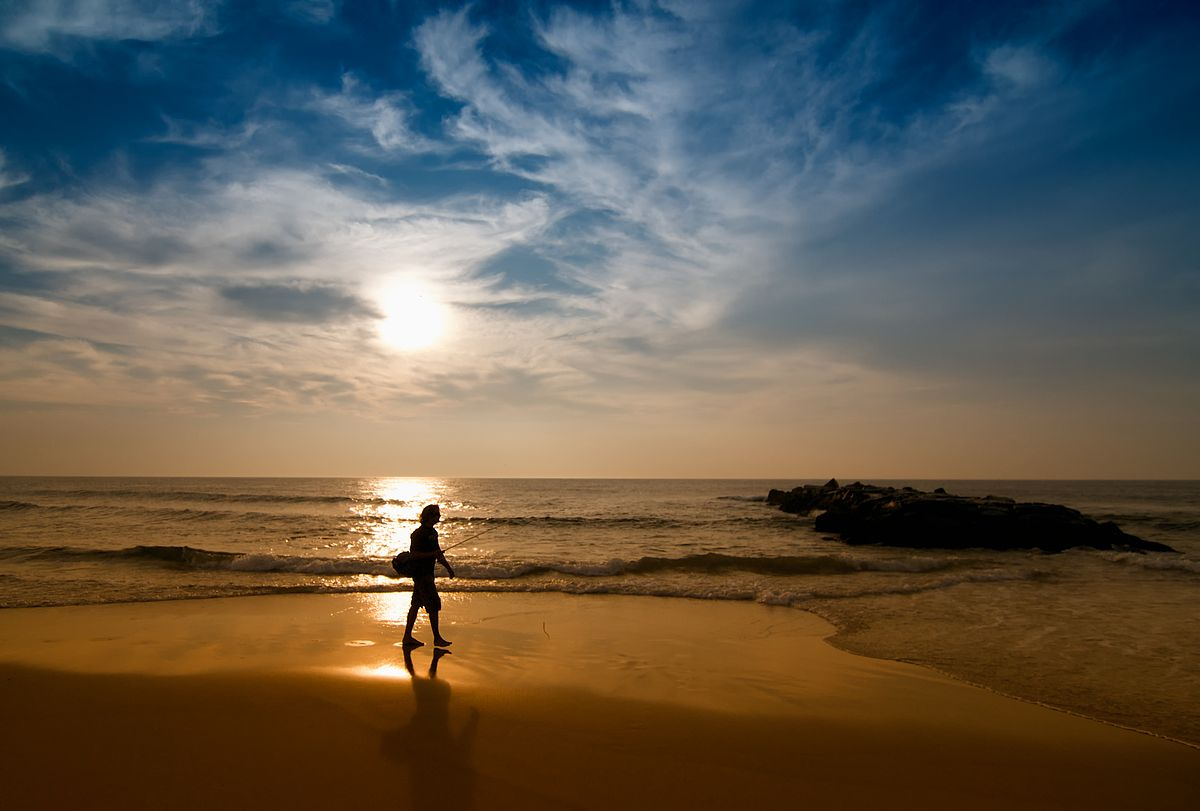
%> input picture wavelet/test.jpg, 1200 x 811 px
$ octave wavelet_transform.m   (GNU Octave 9; MATLAB toolbox functions it lacks are replaced by stand-ins)
%> lines starting %> are read from the running program, lines starting %| are printed output that depends on the picture
close;
clear;
clc;

img = imread("test.jpg");
%> img is the input picture: size 811x1200x3 uint8; mean R, G, B 97.6, 91.1, 79.9
img_gs = rgb2gray(img);
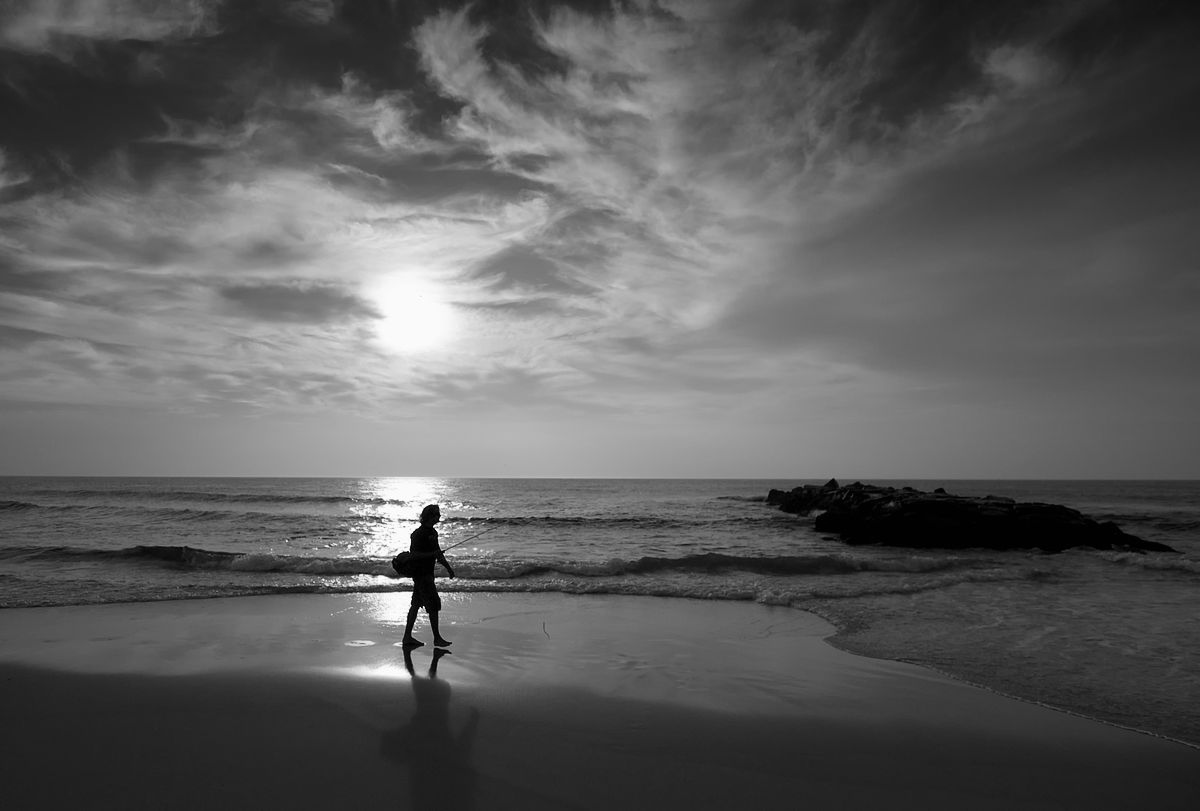
%> img_gs: size 811x1200 uint8; min 0, max 255, mean 91.8

% Perform the wavelet transform
[LL, LH, HL, HH] = dwt2(img_gs,'haar');
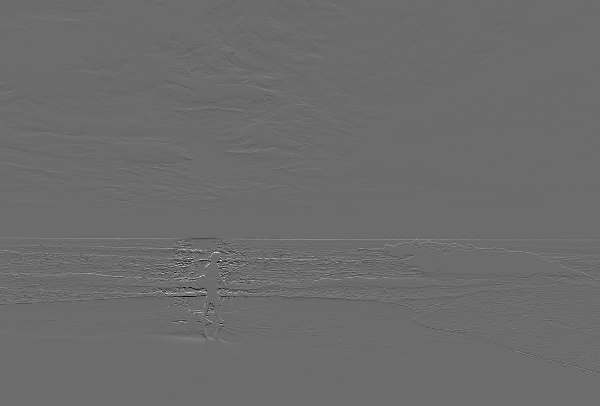
%> LH: size 406x600 double; min -144, max 195.5, mean 0; drawn with min black and max white

% Perform the inverse wavelet transform
recon_Image = idwt2(LL, LH, HL, HH, 'haar'); % Use the same wavelet type


% LL: Approximation coefficients
% LH: Horizontal detail coefficients
% HL: Vertical detail coefficients
% HH: Diagonal detail coefficients

% Display the transformed coefficients
subplot(3,2,1);
imshow(img_gs, []);
title('Original');

subplot(3,2,2);
imshow(LL, []);
title('Approximation (LL)');

subplot(3,2,3);
imshow(LH, []);
title('Horizontal Detail (LH)');

subplot(3,2,4);
imshow(HL, []);
title('Vertical Detail (HL)');

subplot(3,2,5);
imshow(HH, []);
title('Diagonal Detail (HH)');

subplot(3,2,6);
imshow(recon_Image, []);
title('Reconstructed Image');
